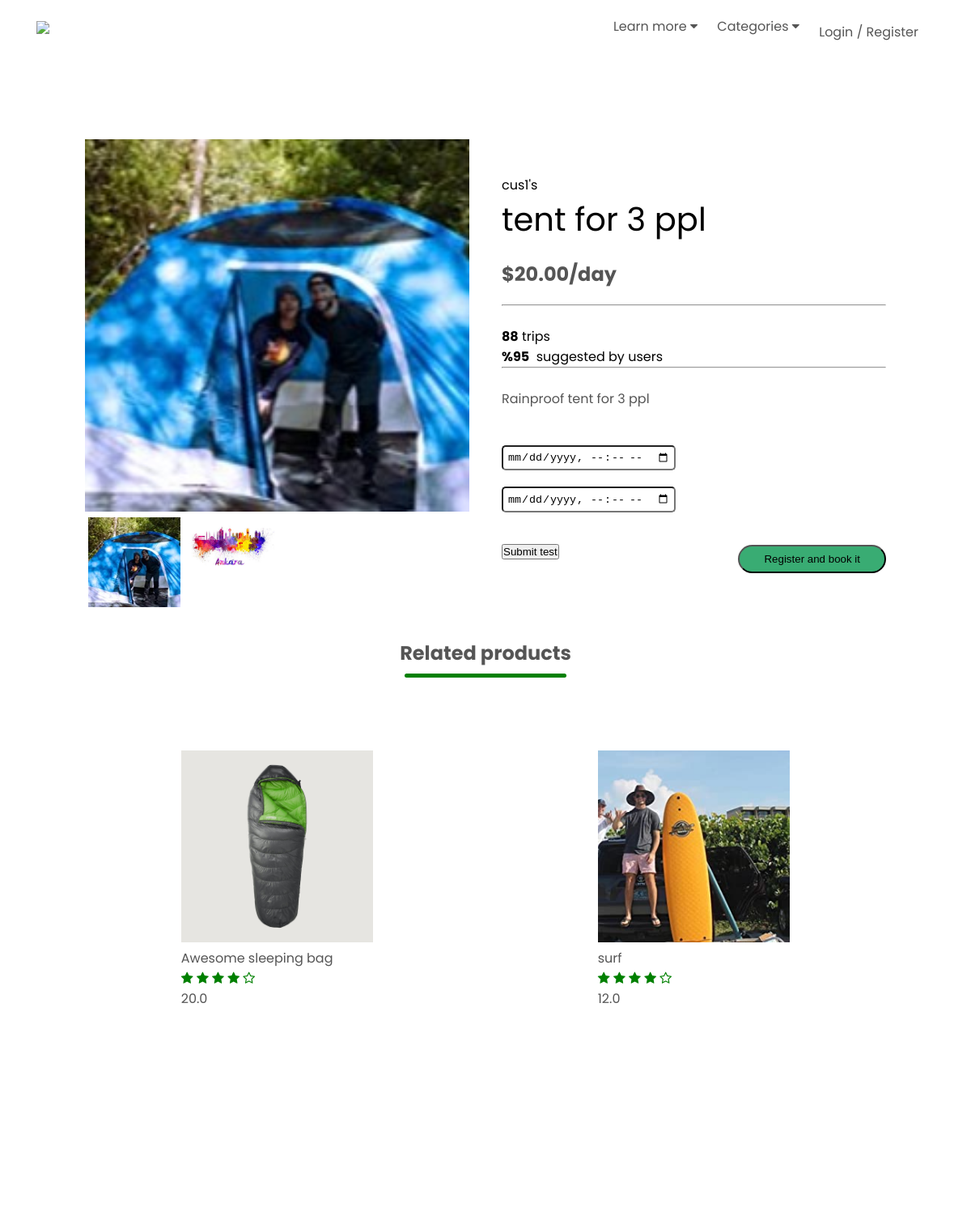
/item/3/ (upper part), run on an earlier commit of the app's database.
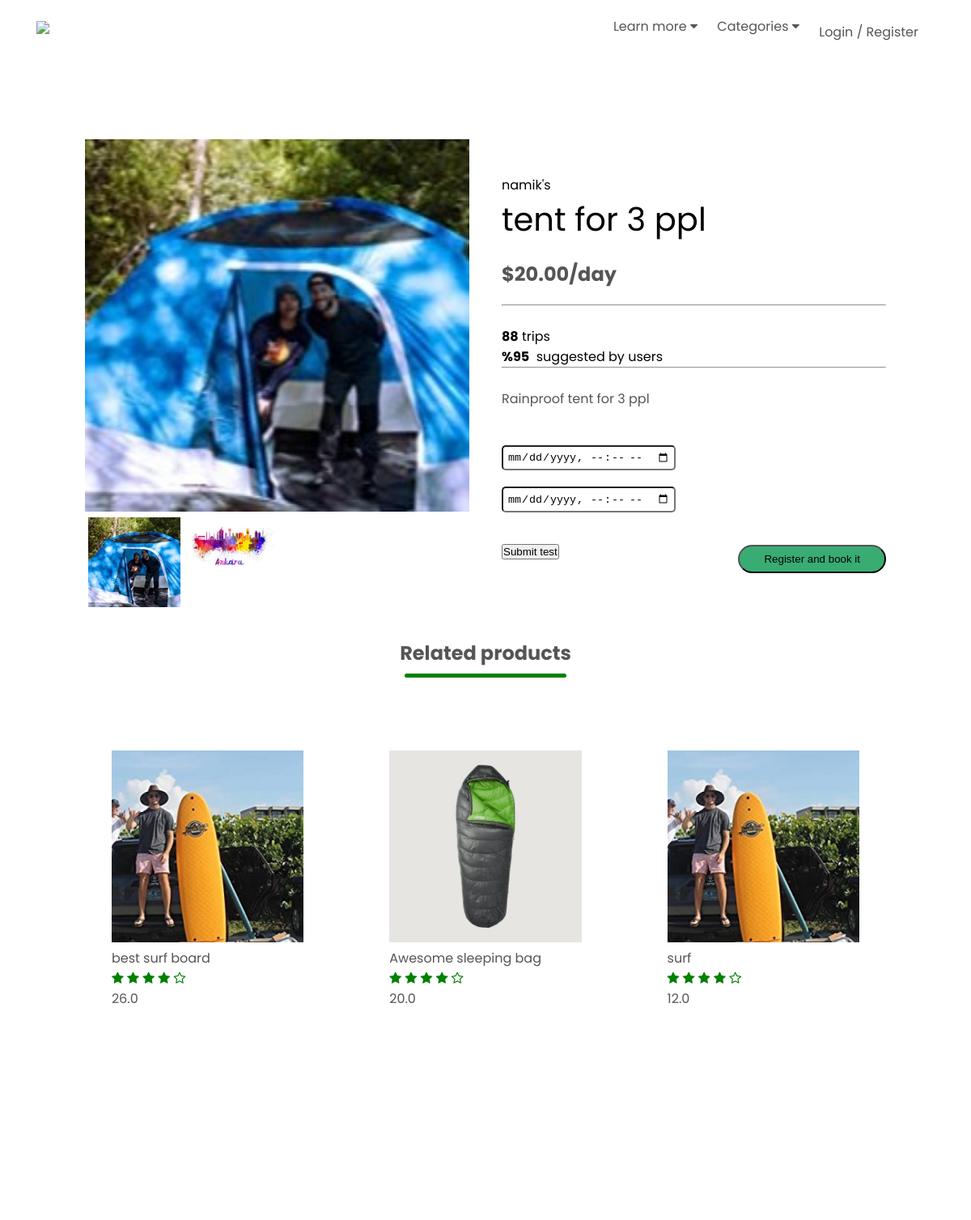
And on a later commit of the database.
### ecommerce/models.py (models this page shows, shortened)
class Product(models.Model):
    CATEGORY = (
                ('Sport-Outdoor', 'Sport & Outdoor'),
                ('Drones-cameras', 'Drones & cameras'),
                ('Electronics', 'Electronics'),
                ('Home-appliances', 'Home appliances'),
                ('Musical-equipments', 'Musical equipments'),
                ('Accessories','Accessories'),
                )
    customer = models.ForeignKey(Customer, null=True, on_delete=models.SET_NULL)
    name = models.CharField(max_length=200, null=True)
    price = models.FloatField(null=True)
    category = models.CharField(max_length=200, null=True,choices=CATEGORY)
    description = models.CharField(max_length=200, null=True, blank=True)
    date_created= models.DateTimeField(auto_now_add=True, null=True)
    available_from = models.DateTimeField(null=True)
    available_to = models.DateTimeField(null=True)
    item_pic = models.ImageField( null=True)
    item_pic_2 = models.ImageField(null=True, blank=True)
    item_pic_3 = models.ImageField(null=True, blank=True)
    item_pic_4 = models.ImageField(null=True, blank=True)

class Customer (models.Model):
    user= models.OneToOneField(User, null=True, on_delete=models.CASCADE)
    name = models.CharField(max_length=100, null=True)
    phone=models.CharField(max_length=100, null=True)
    email=models.CharField(max_length=100, null=True)
    date_created= models.DateTimeField(auto_now_add=True)
    address = models.CharField(verbose_name="Address", max_length=100, null=True, blank=True)
    town = models.CharField(verbose_name="Town/City", max_length=100, null=True, blank=True)
    post_code = models.CharField(verbose_name="Post Code", max_length=8, null=True, blank=True)
    country = models.CharField(verbose_name="Country", max_length=100, null=True, blank=True)
    latitude = models.CharField(verbose_name="Latitude", max_length=50, null=True, blank=True)
    longitude = models.CharField(verbose_name="Longitude", max_length=50, null=True, blank=True)

### ecommerce/views.py (the view, shortened to what this page needs)
# urls.py: path('item/<str:pk>/', views.indexitem, name='indexitem'),
def indexitem(request,pk):
    products = Product.objects.all()
    product = Product.objects.get(id=pk)
    orders = Order_list.objects.all()
    booking_list = Order_list.objects.filter(product=product)
    if request.user.is_authenticated:
        customer = request.user.customer
        form = OrderForm(initial={'product': product,'customer':customer})
    else:
        form = OrderForm(initial={'product': product})
    context = {'product': product, 'products':products,'orders':orders,'form':form}
    return render(request,'product.html',context)

### ecommerce/forms.py
class OrderForm(ModelForm):
    class Meta:
        model = Order_list
        fields = '__all__'
        widgets = {
            'rent_from': forms.TextInput(attrs={'placeholder': 'month/day/year'}),
            'rent_to': forms.TextInput(attrs={'placeholder': 'month/day/year'}),
            'customer': forms.TextInput(attrs={'type': 'hidden'}),
            'product': forms.TextInput(attrs={'type': 'hidden'}),
            'id': forms.TextInput(attrs={'type': 'hidden'}),
            'complete': forms.TextInput(attrs={'type': 'hidden'}),
        }

### templates/product.html (shortened to what the changed rows need)
<!DOCTYPE html>
<html lang="en">
{% load static %}
<head>
    <link rel="stylesheet" href="{% static 'style.css' %}">
     <link rel="stylesheet" type="text/css" href="{% static 'css/style-updated.css' %}" />
   <link rel="stylesheet" href="https://cdnjs.cloudflare.com/ajax/libs/font-awesome/4.7.0/css/font-awesome.min.css">
</head>
<body>
    <div class="small-container single-product">
        <div class="row">
            <div class="col-2">
                <img id="productMainImg" src="{{product.item_pic.url}}" width="100%" alt="">
                <div class="small-img-row">
                    <div class="small-img-col">
                         <img class="smallimg" src="{{product.item_pic.url}}" width="100%" alt="">
                    </div>
                    {%if product.item_pic_2 %}
                    <div class="small-img-col">
                         <img class="smallimg" src="{{product.item_pic_2.url}}" width="100%" alt="">
                    </div>
                     {%endif%}
                    {%if product.item_pic_3 %}
                    <div class="small-img-col">
                    </div>
                    {%endif%}
                    {%if product.item_pic_4 %}
                    <div class="small-img-col">
                    </div>
                    {%endif%}
                </div>
            </div>
            <div class="col-2">
                <form method="post" enctype="multipart/form-data">
                            {% load crispy_forms_tags %}
                            <div class="cnd-header cnd-header--uppercase cnd-text-sm cnd-mb-1">
                                {{product.customer.name}}'s
                            </div>
                            <a id="productname" style="font-size:40px; text-decoration:none; color:black" class="cnd-header cnd-text-xl md:cnd-text-2xl cnd-mb-1">{{product.name}}</a>
                            <div class="fs-5 mb-2">
                                <h4>${{product.price|floatformat:2}}/day</h4>
                            </div><hr><br>
                            <div  class="cnd-flex cnd-flex-wrap" >
                                <span><b class="cnd-text-black">88</b> trips</span><br>
                                <b class="cnd-text-green">%95</b>
                                <span>&nbsp;suggested by users</span>
                            </div><hr><br>
                            <p class="mb-2 lead">{{product.description|truncatewords:"15"}}</p>
                            <br>
                            <div class="col">
                                       <input type="datetime-local" id="date1"  class="required"  name="rent_from"
                                              style="border-radius:5px;margin-bottom:10px; padding:5px;">
                                       <input type="datetime-local" id="date2"  class="required" name="rent_to"
                                                style="border-radius:5px;margin-bottom:10px; padding:5px;">
                            </div><br> {{ form.product|as_crispy_field }}
                            <div class="d-flex justify-content-around">
                                <div>
                                </div>
                            </div>
                            <button type="submit">Submit test</button>
                </form>
            </div>
        </div>
    </div>
    <div class="small-container">
        <h2 class="title ">Related products</h2>
        <div class="row">
             {% for i in products %}
                 {% if i.category == product.category and i.id != product.id%}
                    <div class="col-4">
                        <a href="{% url 'indexitem' i.id %}">
                            <img src="{{i.item_pic.url}}" alt="">
                            <h4>{{i.name}}</h4>
                            <div class="rating">
                                <i class="fa fa-star" ></i>
                                <i class="fa fa-star" ></i>
                                <i class="fa fa-star" ></i>
                                <i class="fa fa-star" ></i>
                                <i class="fa fa-star-o" ></i>
                            </div>
                            <p>{{i.price}}</p>
                        </a>
                    </div>
               {% endif %}
           {% endfor %}
        </div>
    </div>
</body>
</html>

What changed in the data, as far as the page shows it:
changed Product "tent for 3 ppl": customer.name "cus1" → "namik"
now on this page (row edited): Product: item_pic (picture), name "best surf board", price "26.0"
